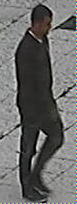
#> input picture Analysis/data/gui test images/001_Right.bmp, 77 x 204 px
$ python -i ablation_pipeline_old.py   (imports and definitions only)   (older library calls are emulated)
#> lines starting #> are read from the running program, lines starting #| are printed output that depends on the picture
#> further down, picture is the input picture: shape (204, 77, 3); mean B, G, R 104, 105.5, 105.8
#!/usr/bin/env python3
"""
Ablation‑ready HOG extraction pipeline
=====================================

− Saves the HOG *visualisation image* (not the descriptor) as CSV into
  `people/` and `notpeople/`.

Dependencies ─────────────────────────────────────────────────────────────
* Python ≥ 3.8
* OpenCV‑Python (cv2)
* NumPy
* (optional, commented‑out) scikit‑image ⇢ LBP / Gabor

Folder layout ───────────────────────────────────────────────────────────
train/
  ├── _annotations.csv   ← CSV with xmin,xmax, …, class
  └── <images>
people/
notpeople/

"""

from __future__ import annotations

import argparse
import csv
import math
import os
from pathlib import Path
from typing import Tuple

import cv2
import numpy as np

from Custom_HOGFeatures import Hog_descriptor

# -----------------------------------------------------------------------------
# Configuration block – tweak here, or override on the CLI
# -----------------------------------------------------------------------------
CONFIG: dict[str, object] = {
    # Dataset ------------------------------------------------------------------
    "MAX_IMAGES": 8_000,          # int |  cap on rows read from CSV
    "ANNOT_CSV": "train/_annotations.csv",
    "TRAIN_DIR": "train",       # folder that contains the images
    "OUT_PEOPLE": "people",     # where to save <idx>_<filename>.txt
    "OUT_NOTPEOPLE": "notpeople",

    # HOG descriptor -----------------------------------------------------------
    "CELL_SIZE": 8,              # ↔ pixels_per_cell in skimage
    "BIN_SIZE": 9,               # ↔ orientations
    "UNSIGNED": True,            # use 0–180° (True) or 0–360° (False)
    "GRADIENT": "sobel",        # sobel | scharr | prewitt | roberts | dog
    "BLOCK_NORM": "l2",        # l2 | l2hys | l1 | none

    # Extended variants --------------------------------------------------------
    "PHOG_LEVELS": 0,            # 0 = OFF, 1 = add 1 pyramid level, …
    "GLOH": False,               # experimental log‑polar layout
    "CHOG": False,               # average opposite bins

    # Extra descriptors (late fusion) -----------------------------------------
    "LBP": False,                # requires scikit‑image
    "LBP_RADIUS": 1,
    "LBP_POINTS": 8,
    "GABOR": False,              # requires scikit‑image

    # Pre‑processing -----------------------------------------------------------
    "GAMMA": 1.0,                # 1.0 = OFF; e.g. 0.5 brightens shadows
    "GAUSSIAN_SIGMA": 0.0,       # 0.0 = OFF; 0.5–1.0 reduces sensor noise
    "COLOR_SPACE": "gray",      # gray | rgb | lab | ycrcb

    # Output -------------------------------------------------------------------
    "SAVE_DESCRIPTOR": False,    # also save the 1‑D feature vector
}

# -----------------------------------------------------------------------------
# Helper: gradient operator switchboard
# -----------------------------------------------------------------------------

# [31 lines left out: functions sobel_grad, scharr_grad, prewitt_grad, roberts_grad, not called in this run]

def dog_grad(img: np.ndarray, sigma1: float = 1.0, sigma2: float = 2.0):
#> called with sigma1 = 1, sigma2 = 2
    g1 = cv2.GaussianBlur(img, (0, 0), sigma1)
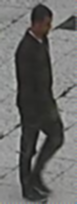
#> g1: shape (204, 77, 3); mean B, G, R 103.9, 105.4, 105.7
    g2 = cv2.GaussianBlur(img, (0, 0), sigma2)
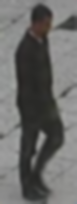
#> g2: shape (204, 77, 3); mean B, G, R 103.9, 105.4, 105.7
    dog = cv2.subtract(g1, g2)
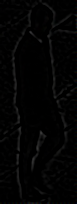
#> dog: shape (204, 77, 3); mean B, G, R 3.2, 3.2, 3.2
    gx = cv2.Sobel(dog, cv2.CV_64F, 1, 0, ksize=3)
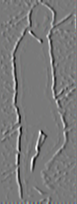
#> gx: shape (204, 77, 3) float64; mean B, G, R 0.2, 0.2, 0.2; drawn with min black and max white
    gy = cv2.Sobel(dog, cv2.CV_64F, 0, 1, ksize=3)
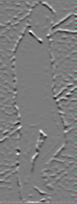
#> gy: shape (204, 77, 3) float64; mean B, G, R 0.2, 0.2, 0.2; drawn with min black and max white
    mag = cv2.addWeighted(gx, 0.5, gy, 0.5, 0)
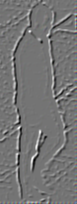
#> mag: shape (204, 77, 3) float64; mean B, G, R 0.2, 0.2, 0.2; drawn with min black and max white
    ang = cv2.phase(gx, gy, angleInDegrees=True)
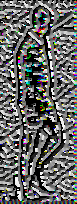
#> ang: shape (204, 77, 3) float64; mean B, G, R 145.3, 146.2, 145.1; drawn with min black and max white
    return mag, ang

GRADIENT_FN = {
    "sobel": sobel_grad,
    "scharr": scharr_grad,
    "prewitt": prewitt_grad,
    "roberts": roberts_grad,
    "dog": dog_grad,
}

# -----------------------------------------------------------------------------
# Custom extension of Hog_descriptor that plugs in the gradient & norm variants
# -----------------------------------------------------------------------------

class AblationHOG(Hog_descriptor):
    # [17 lines left out: function __init__, not called in this run]
        # else keep 360 / bin_size from parent

    # override gradient step
    def global_gradient(self):
        fn = GRADIENT_FN[self.gradient_choice]
        return fn(self.img)

    # optional block normalisation tweaks
    # [214 lines left out: functions _l2, _l2hys, _l1, _normalise_block, extract, preprocess and 1 more, not called in this run]


'''
Example code to run in a notebook:

import importlib, ablation_pipeline as hogpipe      # ① import the module
importlib.reload(hogpipe)                           # ② pull in any edits

# ③ overwrite any defaults you care about
hogpipe.CONFIG.update(
    # ── HOG core ────────────────────────────────────────────────────────────
    GRADIENT="scharr",      # sobel | scharr | prewitt | roberts | dog
    UNSIGNED=True,          # 0–180° bins (True) vs. 0–360° (False)
    BIN_SIZE=9,             # number of orientation bins per cell
    CELL_SIZE=8,            # pixels per cell
    BLOCK_NORM="l2hys",     # l2 | l2hys | l1 | none
    PHOG_LEVELS=2,          # add 2 levels of pyramid-HOG (0 = off)

    # ── Pre-processing ─────────────────────────────────────────────────────
    COLOR_SPACE="gray",     # gray | rgb | lab | ycrcb
    GAMMA=1.0,              # 1.0 = off; <1 brightens shadows
    GAUSSIAN_SIGMA=0.0,     # 0.0 = no blur; 0.5–1.0 typical

    # ── Dataset / I/O tweaks ───────────────────────────────────────────────
    MAX_IMAGES=8000,       # cap rows read from the CSV
    SAVE_DESCRIPTOR=True,   # save the 1-D feature vector too
)

# ④ run the extractor
hogpipe.run_for_csv(hogpipe.CONFIG)
'''

>>> import cv2
>>> picture = cv2.imread('../Analysis/data/gui test images/001_Right.bmp')
>>> result = dog_grad(picture)

$ run again, on Analysis/data/gui test images/00000010a.png
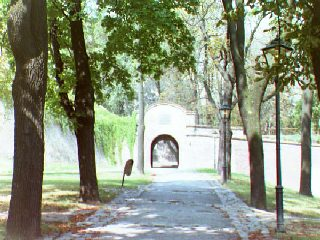
#> input picture Analysis/data/gui test images/00000010a.png, 320 x 240 px
#> picture is the input picture: shape (240, 320, 3); mean B, G, R 125.2, 147.6, 139.8
#> in dog_grad, `mag = cv2.addWeighted(gx, 0.5, gy, 0.5, 0)`:
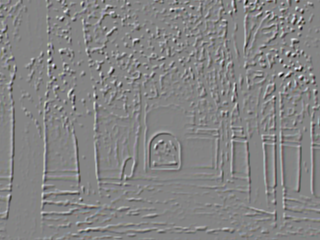
#> mag: shape (240, 320, 3) float64; mean B, G, R -0.1, -0.1, -0.1; drawn with min black and max white
#> in dog_grad, `ang = cv2.phase(gx, gy, angleInDegrees=True)`:
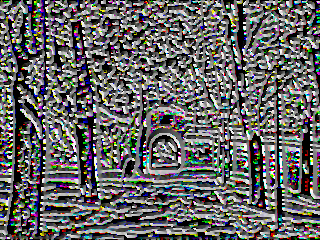
#> ang: shape (240, 320, 3) float64; mean B, G, R 141.4, 141.5, 142.4; drawn with min black and max white
